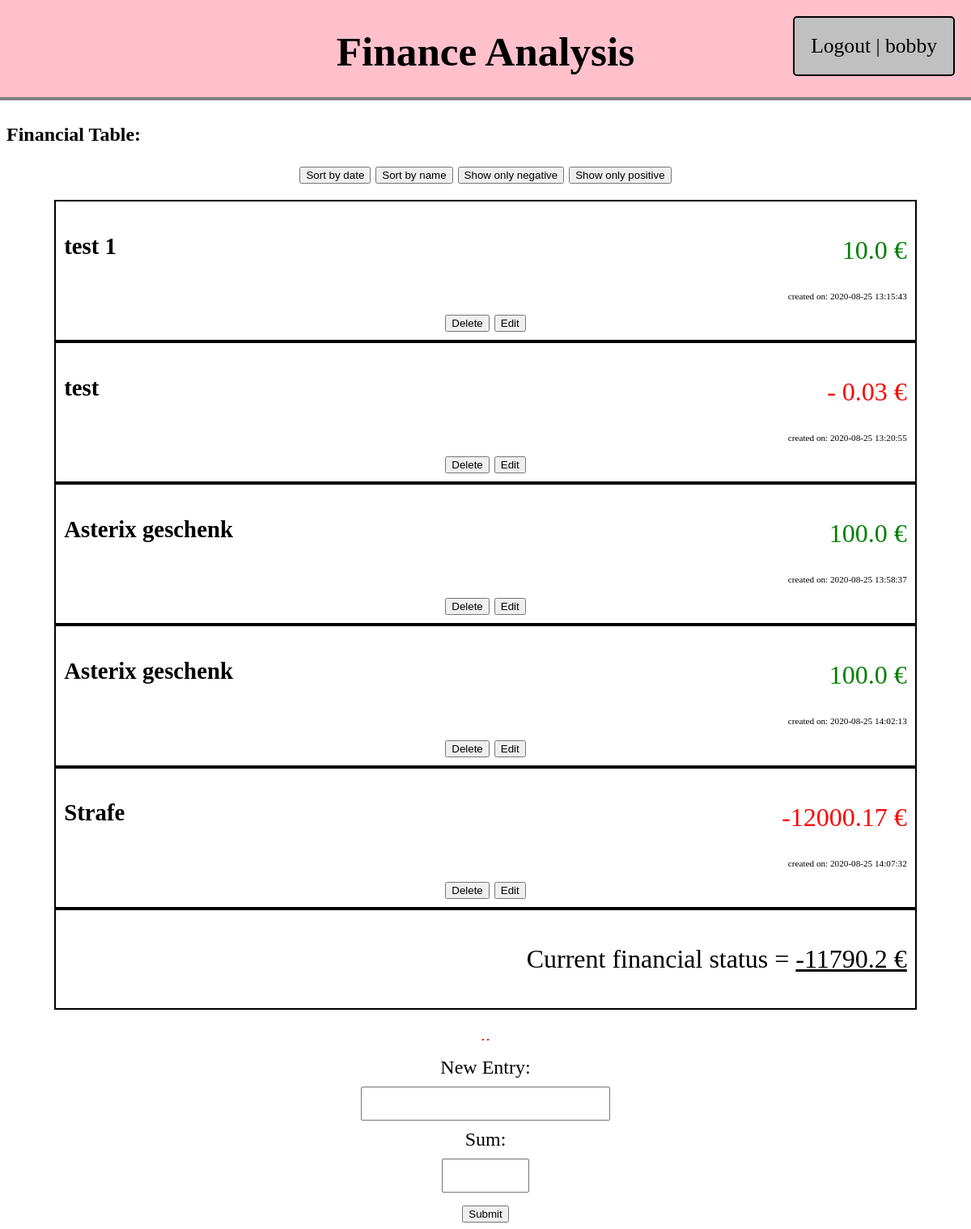
Page /index.php (signed in) on the committed database.
### tables this page shows
CREATE TABLE `bills` (
  `id` int(10) UNSIGNED NOT NULL,
  `name` varchar(255) NOT NULL,
  `sum` int(11) NOT NULL,
  `sum_dec` char(2) NOT NULL,
  `negative` tinyint(1) DEFAULT 0,
  `created` datetime NOT NULL DEFAULT current_timestamp()
);

### index.php (the view, shortened to what this page needs)
<?php declare(strict_types=1);
if (isset($_SESSION['_user'])) {
    $edit=1;
}else{
    $edit=0;
}
$db = mysqli_connect('localhost', 'root', '', 'finanz', 3306);
$action = $_POST['action'] ?? '';
$errors = [];
if ($_SERVER['REQUEST_METHOD'] === 'POST') {
    if(!isset($_POST['sortby'])){
        $result = mysqli_query($db, 'SELECT `name`, `sum`, `sum_dec`, `id`, `negative`, `created` FROM `bills`');
        $bills = mysqli_fetch_all($result, MYSQLI_ASSOC);
        $truesum=0;
    }elseif($_POST['sortby']=='pos'){
            $result = mysqli_query($db, 'SELECT `name`, `sum`, `sum_dec`, `id`, `negative`, `created` FROM `bills` WHERE `negative`= 1');
            $bills = mysqli_fetch_all($result, MYSQLI_ASSOC);
            $truesum=0;
    }elseif($_POST['sortby']=='neg'){
                $result = mysqli_query($db, 'SELECT `name`, `sum`, `sum_dec`, `id`, `negative`, `created` FROM `bills` WHERE `negative`= 0');
                $bills = mysqli_fetch_all($result, MYSQLI_ASSOC);
                $truesum=0;
    }elseif($_POST['sortby']=='date'){
                $result = mysqli_query($db, 'SELECT `name`, `sum`, `sum_dec`, `id`, `negative`, `created` FROM `bills` ORDER BY `created` ');
                $bills = mysqli_fetch_all($result, MYSQLI_ASSOC);
                $truesum=0;
    }elseif($_POST['sortby']=='name'){
                    $result = mysqli_query($db, 'SELECT `name`, `sum`, `sum_dec`, `id`, `negative`, `created` FROM `bills` ORDER BY `name` ');
                    $bills = mysqli_fetch_all($result, MYSQLI_ASSOC);
                    $truesum=0;
    }
}else{
    $result = mysqli_query($db, 'SELECT `name`, `sum`, `sum_dec`, `id`, `negative`, `created` FROM `bills`');
    $bills = mysqli_fetch_all($result, MYSQLI_ASSOC);
    $truesum=0;
}
?>
<!DOCTYPE html>
<html lang="en">
<head>
</head>
<body>
<header>
    <h1>Finance Analysis</h1>
    <nav>
        <?php if ($edit==true) : ?>
            <a href="logout.php">Logout</a> |
        <?php elseif ($edit==false) : ?>
            <a href="login.php">Login</a> |
            <a href="register.php">Register</a>
        <?php endif;
         if(isset($_SESSION['_user'])) : ?>
            <?= htmlspecialchars($_SESSION['_user']['username']); ?>
        <?php endif; ?>
    </nav>
</header>
    <h2>Financial Table:</h2>
    <form action="index.php" method="post">
    <button type="submit" name="sortby" value="date">Sort by date</button>
    <button type="submit" name="sortby" value="name">Sort by name</button>
    <button type="submit" name="sortby" value="pos">Show only negative</button>
    <button type="submit" name="sortby" value="neg">Show only positive</button>
    </form>
    <div class="bills">
        <ul>
        <?php foreach($bills as $bill) :?>
            <li>
                <h3 class="name"><?= htmlspecialchars($bill['name']) ?></h3>
                <p style="
                <?php if ($bill['negative']==0) : ?>
                color:green
                <?php elseif ($bill['negative']==1) : ?>
                color:red
                <?php endif; ?>
                ">
                <?php if ($bill['negative']==1 and $bill['sum']==0) :
                echo '-';
                endif; ?>
                <?=(htmlspecialchars($bill['sum']) . '.' . htmlspecialchars($bill['sum_dec'])) ?> €</p>
                <p class="created">created on: <?= $bill['created'] ?></p>
            <?php
            $billsum= $bill['sum'] . '.' . (htmlspecialchars($bill['sum_dec']));
            if($bill['negative']==1 and $bill['sum']==0){
                $billsum -= (2 * $billsum);
            }
            $truesum= round($truesum + $billsum, 2);
            ?>
            <?php if ($edit==true) :  ?>
                <?php if ($action === 'edit' && $_POST['bill_id'] == $bill['id']) : ?>
                    <form class="bills-actions" action="" method="POST">
                        <input type="hidden" name="id" value="<?= $bill['id'] ?>">
                        <button type="submit" name="action" value="update">Save</button>
                        <button type="submit" name="action" value="cancel">Cancel</button>
                        <input type="text" name="name" value="<?= htmlspecialchars($bill['name']) ?>" id="name">
                        <input type="text" name="sum" value="<?= $bill['sum'] . '.' . $bill['sum_dec'] ?>" id="sum">
                    </form>
                <?php else : ?>
                <form action="" method="POST">
                    <button type="submit" name="action" value="delete">Delete</button>
                    <button type="submit" name="action" value="edit">Edit</button>
                </form>
                <?php endif; ?>
            <?php endif; ?>
            </li>
        <?php endforeach; ?>
        <li id="result">
        <p><?= 'Current financial status = <u>' . $truesum . ' €</u>'?></p>
        </li>
        </ul>
    </div>
    <?php if (isset($errors)) : ?>
       <div class="errors">
            <p> <?php if(isset($errors['sum'])){ echo $errors['sum']; }?></p>
            <p> <?php if(isset($errors['name'])){ echo $errors['name']; }?></p>
       </div>
    <?php endif; ?>
    <form action="" method="POST">
        <label for="name">New Entry:</label><br>
        <input type="text" name="name" id="name"><br>
        <label for="sum">Sum:</label><br>
        <input type="text" name="sum" id="sum"><br>
        <button type="submit" name="action" value="create">Submit</button>
    </form>
</body>
</html>

### index.php (style rules this page uses)
label { display:inline-block; width:100px; }
form input { width:80%; font-size:30px; height:36px; }
form { width:100%; text-align:center; font-size:150%; }
li p { max-width:100%; text-align:right; font-size:200%; padding:0; }
div ul { padding:0; margin:20px 0; display:inline-block; width:90%; }
div { text-align:center; }
li { text-decoration:none; color:black; display:block; max-width:950%; margin:0; }
h3 { background:white; }
ul li { list-style:none; border:2px solid black; padding:10px; }
.bills { width:100%; text-align:center; }
ul { padding:0; margin-left:0; }
body { padding-top:125px; }
label { display:inline-block; width:200px; }
input { margin:10px; }
header { position:absolute; text-align:center; background:pink; border-bottom:4px solid grey; top:0; left:0; height:120px; width:100%; padding:none; margin:none; font-size:160%; overflow:hidden; }
.name { float:left; max-width:50%; font-size:180%; }
.name:after { clear:both; display:table; sum:""; }
nav { z-index:1; position:absolute; right:0; top:0; padding:20px; background:silver; border-radius:5px; border: 2px solid black; margin:20px; }
nav a { color:black; text-decoration:none; }
.created { font-size:70%; }
#sum { width:100px; display:inline-block; }
#name { width:300px; display:inline-block; }
.errors p { display:inline-block; color:red; border:1px solid red; }

### rows in the picture
bills: name "test 1", sum "10", sum_dec "0", created "2020-08-25 13:15:43"
bills: name "test", sum "0", sum_dec "03", created "2020-08-25 13:20:55"
bills: name "Asterix geschenk", sum "100", sum_dec "0", created "2020-08-25 13:58:37"
bills: name "Asterix geschenk", sum "100", sum_dec "0", created "2020-08-25 14:02:13"
bills: name "Strafe", sum "-12000", sum_dec "17", created "2020-08-25 14:07:32"

### other values in the picture
$_SESSION['_user']['username'] "bobby"
$truesum "-11790.2"
